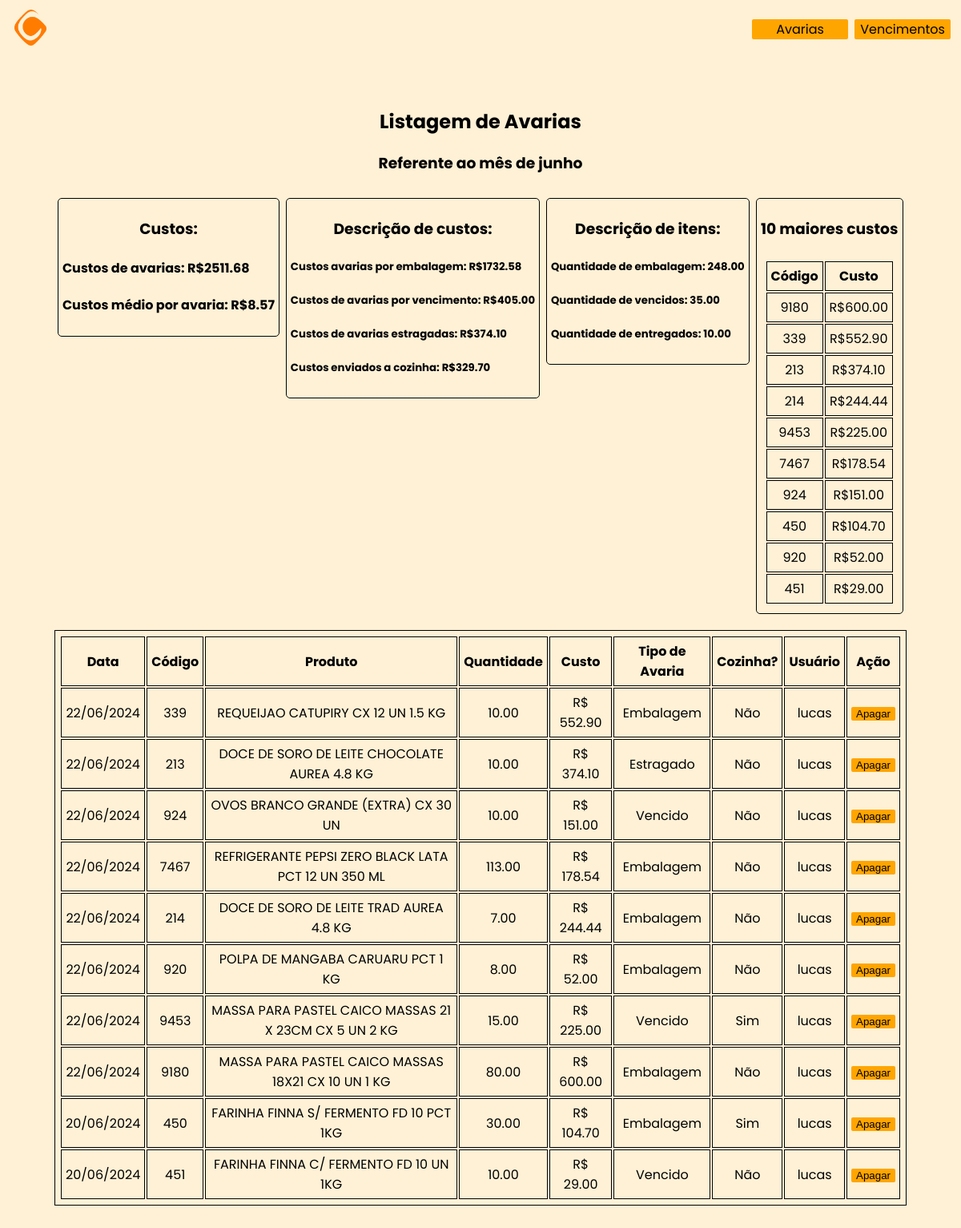
The page /avarias/ on the database its author committed.
### app/main.py (models this page shows)
class Produto_Avaria(db.Model):
    id = db.Column(db.Integer, primary_key=True)
    codigo_do_produto = db.Column(db.Integer, nullable=False)
    nome_do_produto = db.Column(db.String(300), nullable=False)
    preco_do_produto = db.Column(db.DECIMAL(10, 2), nullable=False)
    quantidade = db.Column(db.DECIMAL(10, 2), nullable=False)
    preco_total = db.Column(db.DECIMAL(10, 2), nullable=False)
    data_de_insercao = db.Column(db.Date)
    criador = db.Column(db.String(300), nullable=True)
    tipodeavaria = db.Column(db.String(300), nullable=True)
    cozinha = db.Column(db.String(300), nullable=True)

### app/main.py (the view)
@app.route('/avarias/', methods=['GET'])
def index_avarias():
    avarias = Produto_Avaria.query.filter(Produto_Avaria.data_de_insercao >= primeiro_dia_mes(),
                                          Produto_Avaria.data_de_insercao <= ultimo_dia_mes()).order_by(
        Produto_Avaria.data_de_insercao.desc()).all()
    total_soma_avarias = db.session.query(func.sum(Produto_Avaria.preco_total)).filter(
        Produto_Avaria.data_de_insercao >= primeiro_dia_mes(),
        Produto_Avaria.data_de_insercao <= ultimo_dia_mes()).scalar()
    total_soma_avarias_cozinha = db.session.query(func.sum(Produto_Avaria.preco_total)).filter(
        Produto_Avaria.data_de_insercao >= primeiro_dia_mes(), Produto_Avaria.data_de_insercao <= ultimo_dia_mes(),
        Produto_Avaria.cozinha == "Sim").scalar()
    total_soma_avarias_embalagem = db.session.query(func.sum(Produto_Avaria.preco_total)).filter(
        Produto_Avaria.data_de_insercao >= primeiro_dia_mes(), Produto_Avaria.data_de_insercao <= ultimo_dia_mes(),
        Produto_Avaria.tipodeavaria == "Embalagem").scalar()
    total_soma_avarias_vencimento = db.session.query(func.sum(Produto_Avaria.preco_total)).filter(
        Produto_Avaria.data_de_insercao >= primeiro_dia_mes(), Produto_Avaria.data_de_insercao <= ultimo_dia_mes(),
        Produto_Avaria.tipodeavaria == "Vencido").scalar()
    total_soma_avarias_estragado = db.session.query(func.sum(Produto_Avaria.preco_total)).filter(
        Produto_Avaria.data_de_insercao >= primeiro_dia_mes(), Produto_Avaria.data_de_insercao <= ultimo_dia_mes(),
        Produto_Avaria.tipodeavaria == "Estragado").scalar()
    if not total_soma_avarias:
        total_soma_avarias = "0.00"
    if not total_soma_avarias_cozinha:
        total_soma_avarias_cozinha = "0.00"
    if not total_soma_avarias_embalagem:
        total_soma_avarias_embalagem = "0.00"
    if not total_soma_avarias_vencimento:
        total_soma_avarias_vencimento = "0.00"
    if not total_soma_avarias_estragado:
        total_soma_avarias_estragado = "0.00"
    avarias_quantidade = db.session.query(func.sum(Produto_Avaria.quantidade)).filter(Produto_Avaria.data_de_insercao >= primeiro_dia_mes(),
                                          Produto_Avaria.data_de_insercao <= ultimo_dia_mes()).scalar()
    avarias_embalagem_quantidade = db.session.query(func.sum(Produto_Avaria.quantidade)).filter(Produto_Avaria.data_de_insercao >= primeiro_dia_mes(),
                                          Produto_Avaria.data_de_insercao <= ultimo_dia_mes(), Produto_Avaria.tipodeavaria =="Embalagem").scalar()
    avarias_vencidos_quantidade = db.session.query(func.sum(Produto_Avaria.quantidade)).filter(
        Produto_Avaria.data_de_insercao >= primeiro_dia_mes(),
        Produto_Avaria.data_de_insercao <= ultimo_dia_mes(), Produto_Avaria.tipodeavaria == "Vencido").scalar()
    avarias_estragados_quantidade = db.session.query(func.sum(Produto_Avaria.quantidade)).filter(
        Produto_Avaria.data_de_insercao >= primeiro_dia_mes(),
        Produto_Avaria.data_de_insercao <= ultimo_dia_mes(), Produto_Avaria.tipodeavaria == "Estragado").scalar()
    if not avarias_embalagem_quantidade:
        avarias_embalagem_quantidade = "0"
    if not avarias_vencidos_quantidade:
        avarias_vencidos_quantidade = "0"
    if not avarias_estragados_quantidade:
        avarias_estragados_quantidade = "0"
    dez_itens = Produto_Avaria.query.filter(Produto_Avaria.data_de_insercao >= primeiro_dia_mes(),
                                          Produto_Avaria.data_de_insercao <= ultimo_dia_mes()).order_by(
        Produto_Avaria.preco_total.desc()).limit(10).all()
    return render_template('avarias/index.html', avarias=avarias, mes=mes_atual(),
                           total_soma_avarias=total_soma_avarias, total_soma_avarias_cozinha=total_soma_avarias_cozinha,
                           total_soma_avarias_embalagem=total_soma_avarias_embalagem,
                           total_soma_avarias_vencimento=total_soma_avarias_vencimento,
                           total_soma_avarias_estragado=total_soma_avarias_estragado,
                           avarias_quantidade=avarias_quantidade,
                           avarias_embalagem_quantidade=avarias_embalagem_quantidade,
                           avarias_vencidos_quantidade=avarias_vencidos_quantidade,
                           avarias_estragados_quantidade=avarias_estragados_quantidade, dez_itens=dez_itens)

### app/main.py (called while the page is built)
def data_agora():
    agora = datetime.now().date()
    return agora

def mes_atual():
    mes = datetime.now()
    formatted_date = format_datetime(mes, format='MMMM', locale='pt_BR')
    return formatted_date

def primeiro_dia_mes():
    primeiro_dia_mes = data_agora().replace(day=1)
    return primeiro_dia_mes

def ultimo_dia_mes():
    ultimo_dia_mes = data_agora().replace(day=calendar.monthrange(data_agora().year, data_agora().month)[1])
    return ultimo_dia_mes

### app/templates/avarias/index.html (shortened to what this page needs)
{% extends "./template.html" %}
{% block content %}
    <h2>Listagem de Avarias</h2>
        <h3>Referente ao mês de {{ mes }}</h3>
    <div class="resumo">
    <div class="resumoavarias">
    <h3>Custos:</h3>
    <h4>Custos de avarias: R${{ total_soma_avarias }} </h4>
    <h4>Custos médio por avaria: R${{ "{:.2f}".format(total_soma_avarias / avarias_quantidade) }} </h4>
    </div><br>
    <div class="resumoavarias">
            <h3>Descrição de custos:</h3>
    <h5>Custos avarias por embalagem: R${{ total_soma_avarias_embalagem }} </h5>
    <h5>Custos de avarias por vencimento: R${{ total_soma_avarias_vencimento }} </h5>
    <h5>Custos de avarias estragadas: R${{ total_soma_avarias_estragado }} </h5>
    <h5>Custos enviados a cozinha: R${{ total_soma_avarias_cozinha }} </h5>
    </div><br>
    <div class="resumoavarias">
     <h3>Descrição de itens:</h3>
    <h5>Quantidade de embalagem: {{ avarias_embalagem_quantidade }}</h5>
    <h5>Quantidade de vencidos: {{ avarias_vencidos_quantidade }}</h5>
    <h5>Quantidade de entregados: {{ avarias_estragados_quantidade }}</h5>
    </div>
    <div class="resumoavarias">
        <h3>10 maiores custos</h3>
    <table class="dez_itens">
        <tr>
            <th>Código</th>
            <th>Custo</th>
        </tr>
        {% for i in dez_itens %}
        <tr>
            <td>{{ i.codigo_do_produto }}</td>
                <td>R${{  i.preco_total }}</td>
        </tr>
        {% endfor %}
    </table>
    </div>
    </div>
    <div class="tabelaavarias">
    <table>
  <tr>
      <th>Data</th>
    <th>Código</th>
    <th>Produto</th>
    <th>Quantidade</th>
    <th>Custo</th>
    <th>Tipo de Avaria</th>
    <th>Cozinha?</th>
    <th>Usuário</th>
    <th>Ação</th>
  </tr>
   {% for avaria in avarias %}
  <tr>
      <td>{{ avaria.data_de_insercao.strftime('%d/%m/%Y') }}</td>
    <td>{{ avaria.codigo_do_produto }}</td>
    <td>{{ avaria.nome_do_produto }}</td>
    <td>{{ avaria.quantidade }}</td>
    <td>R$ {{ avaria.preco_total }}</td>
      <td>{{ avaria.tipodeavaria }}</td>
      <td>{{ avaria.cozinha }}</td>
    <td>{{ avaria.criador }}</td>
      <td><form action="/avarias/deletar/{{ avaria.id }}" method="post">
    <input type="submit" value="Apagar"></form>
    </td>
  </tr>
        {% endfor %}
</table>
    </div>
{% endblock %}

### app/static/style.css (style rules this page uses)
html { background: rgba(255, 165, 0, 0.16); font-family: 'Poppins', sans-serif; }
table, th, td { padding: 5px 5px; border: 1px solid; }
input[type="submit"] { width: fit-content; border-style: unset; border-radius: 2px; background-color: orange; }
form { text-align: center; }
input { text-align: center; width: fit-content; }
.resumoavarias { border: solid 1px; width: fit-content; padding: 5px 5px 5px 5px; border-radius: 5px; margin: auto; text-align: justify; margin-top: 0; }
.tabelaavarias { padding: 10px; }
.resumo { display: flex; justify-content: center; text-align: center; padding: 10px; }
.dez_itens { border: 0px #ffcc77 solid; text-align: center; margin: auto; }

### app/templates/avarias/index.html (style rules this page uses)
h3 { text-align: center ; }

### rows shown on the page
Produto_Avaria: codigo_do_produto "9180", preco_total "600.00", data_de_insercao "22/06/2024", nome_do_produto "MASSA PARA PASTEL CAICO MASSAS 18X21 CX 10 UN 1 KG", quantidade "80.00", tipodeavaria "Embalagem", cozinha "Não", criador "lucas"
Produto_Avaria: codigo_do_produto "339", preco_total "552.90", data_de_insercao "22/06/2024", nome_do_produto "REQUEIJAO CATUPIRY CX 12 UN 1.5 KG", quantidade "10.00", tipodeavaria "Embalagem", cozinha "Não", criador "lucas"
Produto_Avaria: codigo_do_produto "213", preco_total "374.10", data_de_insercao "22/06/2024", nome_do_produto "DOCE DE SORO DE LEITE CHOCOLATE AUREA 4.8 KG", quantidade "10.00", tipodeavaria "Estragado", cozinha "Não", criador "lucas"
Produto_Avaria: codigo_do_produto "214", preco_total "244.44", data_de_insercao "22/06/2024", nome_do_produto "DOCE DE SORO DE LEITE TRAD AUREA 4.8 KG", quantidade "7.00", tipodeavaria "Embalagem", cozinha "Não", criador "lucas"
Produto_Avaria: codigo_do_produto "9453", preco_total "225.00", data_de_insercao "22/06/2024", nome_do_produto "MASSA PARA PASTEL CAICO MASSAS 21 X 23CM CX 5 UN 2 KG", quantidade "15.00", tipodeavaria "Vencido", cozinha "Sim", criador "lucas"
Produto_Avaria: codigo_do_produto "7467", preco_total "178.54", data_de_insercao "22/06/2024", nome_do_produto "REFRIGERANTE PEPSI ZERO BLACK LATA PCT 12 UN 350 ML", quantidade "113.00", tipodeavaria "Embalagem", cozinha "Não", criador "lucas"
Produto_Avaria: codigo_do_produto "924", preco_total "151.00", data_de_insercao "22/06/2024", nome_do_produto "OVOS BRANCO GRANDE (EXTRA) CX 30 UN", quantidade "10.00", tipodeavaria "Vencido", cozinha "Não", criador "lucas"
Produto_Avaria: codigo_do_produto "450", preco_total "104.70", data_de_insercao "20/06/2024", nome_do_produto "FARINHA FINNA S/ FERMENTO FD 10 PCT 1KG", quantidade "30.00", tipodeavaria "Embalagem", cozinha "Sim", criador "lucas"
Produto_Avaria: codigo_do_produto "920", preco_total "52.00", data_de_insercao "22/06/2024", nome_do_produto "POLPA DE MANGABA CARUARU PCT 1 KG", quantidade "8.00", tipodeavaria "Embalagem", cozinha "Não", criador "lucas"
Produto_Avaria: codigo_do_produto "451", preco_total "29.00", data_de_insercao "20/06/2024", nome_do_produto "FARINHA FINNA C/ FERMENTO FD 10 UN 1KG", quantidade "10.00", tipodeavaria "Vencido", cozinha "Não", criador "lucas"

### other values the page prints
{{ mes }} "junho"
{{ total_soma_avarias }} "2511.68"
{{ "{:.2f}".format(total_soma_avarias / avarias_quantidade) }} "8.57"
{{ total_soma_avarias_embalagem }} "1732.58"
{{ total_soma_avarias_vencimento }} "405.00"
{{ total_soma_avarias_estragado }} "374.10"
{{ total_soma_avarias_cozinha }} "329.70"
{{ avarias_embalagem_quantidade }} "248.00"
{{ avarias_vencidos_quantidade }} "35.00"
{{ avarias_estragados_quantidade }} "10.00"
